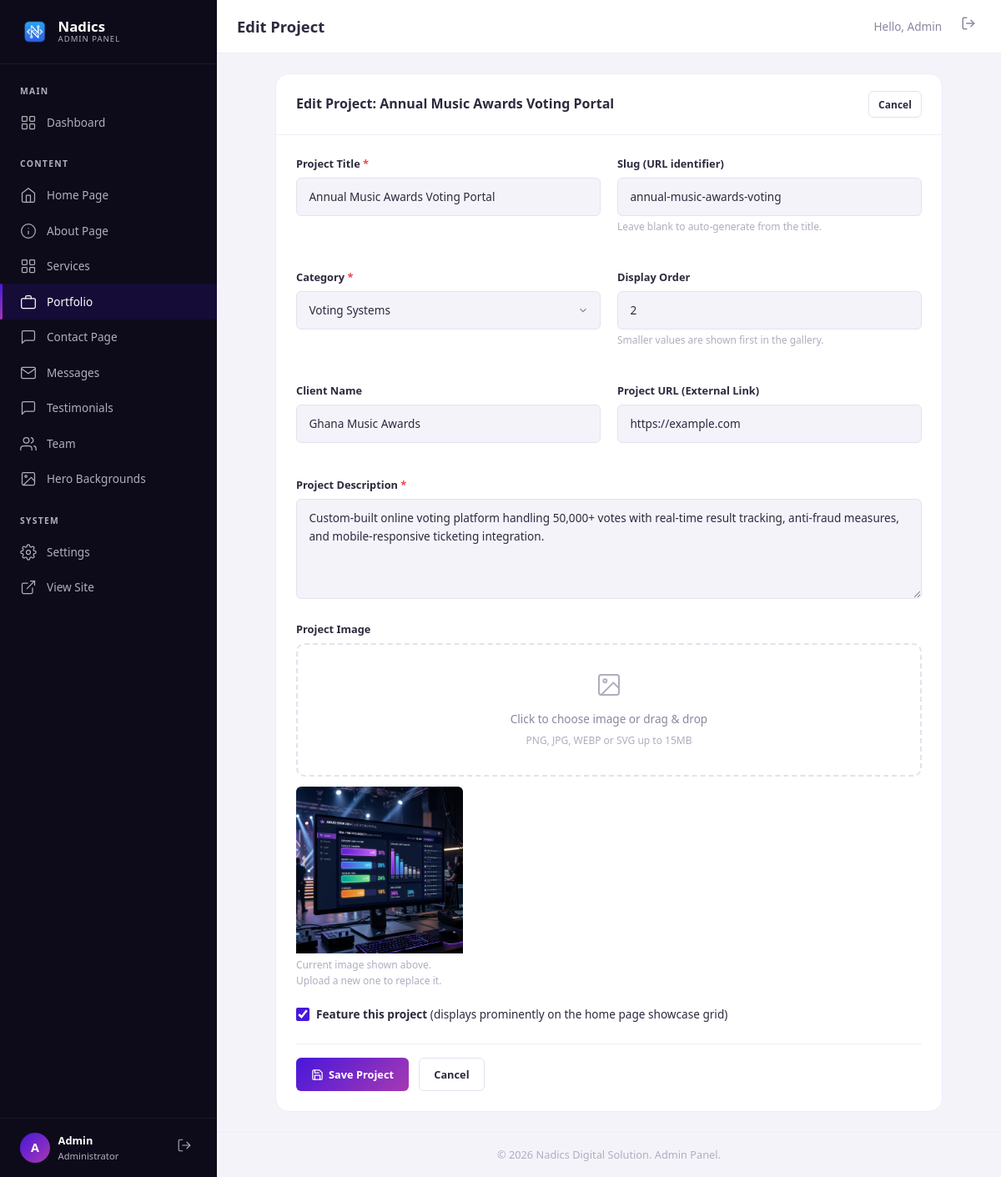
/admin/portfolio.php?action=edit&id=2 (signed in), run on the app's committed database.
### tables this page shows
CREATE TABLE IF NOT EXISTS portfolio_items (
    id           INT AUTO_INCREMENT PRIMARY KEY,
    title        VARCHAR(200) NOT NULL,
    slug         VARCHAR(200) NOT NULL UNIQUE,
    category     ENUM('web-dev','graphic-design','it-solutions','voting-systems') NOT NULL,
    description  TEXT         NOT NULL,
    image_url    VARCHAR(500) NOT NULL,
    client_name  VARCHAR(150) DEFAULT NULL,
    project_url  VARCHAR(500) DEFAULT NULL,
    is_featured  TINYINT(1)   DEFAULT 0,
    display_order INT         DEFAULT 0,
    created_at   TIMESTAMP    DEFAULT CURRENT_TIMESTAMP,
    INDEX idx_category (category),
    INDEX idx_featured (is_featured)
);

### includes/functions.php (called while the page is built, shortened)
<?php
function sanitize(string $input): string {
    return htmlspecialchars(trim($input), ENT_QUOTES, 'UTF-8');
}

### admin/portfolio.php (the view, shortened to what this page needs)
<?php
$db = getDB();
$action = $_GET['action'] ?? 'list';
$edit_item = null;
if ($action === 'edit' && isset($_GET['id'])) {
    $edit_id = (int)$_GET['id'];
    if ($db) {
        try {
            $stmt = $db->prepare("SELECT * FROM portfolio_items WHERE id = :id");
            $stmt->execute([':id' => $edit_id]);
            $edit_item = $stmt->fetch();
        } catch (PDOException $e) {
            $flash_message = 'Database error: ' . $e->getMessage();
            $flash_type = 'error';
            $action = 'list';
        }
    }
}
require_once __DIR__ . '/includes/admin-header.php';
?>
<?php if ($action === 'list'): ?>
    <div class="admin-card">
        <div class="admin-card__header">
            <h2 class="admin-card__title">All Projects</h2>
            <a href="<?= ADMIN_URL ?>/portfolio.php?action=add" class="admin-btn admin-btn--primary admin-btn--sm">
                <svg viewBox="0 0 24 24" fill="none" stroke="currentColor" stroke-width="2" stroke-linecap="round" stroke-linejoin="round"><line x1="12" y1="5" x2="12" y2="19"/><line x1="5" y1="12" x2="19" y2="12"/></svg>
                Add New Project
            </a>
        </div>
        <div class="admin-card__body" style="padding: 0;">
            <?php
            $items = getPortfolioItems('all', false);
            if (empty($items)): ?>
                <div class="admin-empty">
                    <svg viewBox="0 0 24 24" fill="none" stroke="currentColor" stroke-width="1.5" stroke-linecap="round" stroke-linejoin="round">
                        <rect x="2" y="7" width="20" height="14" rx="2" ry="2"/>
                        <path d="M16 7V5a2 2 0 0 0-2-2h-4a2 2 0 0 0-2 2v2"/>
                    </svg>
                    <h3 class="admin-empty__title">No Projects Found</h3>
                    <p class="admin-empty__desc">Add some projects to showcase your digital solutions portfolio.</p>
                    <a href="<?= ADMIN_URL ?>/portfolio.php?action=add" class="admin-btn admin-btn--primary">Add Project</a>
                </div>
            <?php else: ?>
                <div class="table-responsive">
                    <table class="admin-table">
                        <thead>
                            <tr>
                                <th style="width: 80px;">Preview</th>
                                <th>Title</th>
                                <th>Category</th>
                                <th>Client</th>
                                <th>Display Order</th>
                                <th>Featured?</th>
                                <th>Actions</th>
                            </tr>
                        </thead>
                        <tbody>
                            <?php foreach ($items as $item): ?>
                                <tr>
                                    <td>
                                        <div style="width: 60px; height: 45px; border-radius: var(--radius-sm); overflow: hidden; background: var(--admin-bg);">
                                            <img src="<?= SITE_URL ?>/<?= sanitize($item['image_url']) ?>" alt="" style="width:100%; height:100%; object-fit:cover;">
                                        </div>
                                    </td>
                                    <td>
                                        <div style="font-weight: 600; color: var(--admin-text);"><?= sanitize($item['title']) ?></div>
                                        <div style="font-size: 0.75rem; color: var(--admin-text-light);">/<?= sanitize($item['slug']) ?></div>
                                    </td>
                                    <td>
                                        <span class="admin-badge admin-badge--primary"><?= formatCategory($item['category']) ?></span>
                                    </td>
                                    <td style="font-size: 0.85rem; color: var(--admin-text-light);">
                                        <?= sanitize($item['client_name'] ?? '—') ?>
                                    </td>
                                    <td style="text-align: center; font-weight: 500;">
                                        <?= $item['display_order'] ?>
                                    </td>
                                    <td>
                                        <?php if ($item['is_featured']): ?>
                                            <span class="admin-badge admin-badge--success">Featured</span>
                                        <?php else: ?>
                                            <span class="admin-badge admin-badge--muted">Regular</span>
                                        <?php endif; ?>
                                    </td>
                                    <td>
                                        <div class="btn-group">
                                            <a href="<?= ADMIN_URL ?>/portfolio.php?action=edit&id=<?= $item['id'] ?>" class="admin-btn admin-btn--outline admin-btn--sm" title="Edit">
                                                <svg viewBox="0 0 24 24" fill="none" stroke="currentColor" stroke-width="2" stroke-linecap="round" stroke-linejoin="round"><path d="M12 20h9"/><path d="M16.5 3.5a2.121 2.121 0 0 1 3 3L7 19l-4 1 1-4L16.5 3.5z"/></svg>
                                            </a>
                                            <form action="" method="POST" style="display:inline;" onsubmit="return confirm('Are you sure you want to delete this project? This will permanently delete the database entry and image.');">
                                                <?= csrfField() ?>
                                                <input type="hidden" name="id" value="<?= $item['id'] ?>">
                                                <input type="hidden" name="post_action" value="delete">
                                                <button type="submit" class="admin-btn admin-btn--danger admin-btn--sm" title="Delete">
                                                    <svg viewBox="0 0 24 24" fill="none" stroke="currentColor" stroke-width="2" stroke-linecap="round" stroke-linejoin="round"><polyline points="3 6 5 6 21 6"/><path d="M19 6v14a2 2 0 0 1-2 2H7a2 2 0 0 1-2-2V6m3 0V4a2 2 0 0 1 2-2h4a2 2 0 0 1 2 2v2"/></svg>
                                                </button>
                                            </form>
                                        </div>
                                    </td>
                                </tr>
                            <?php endforeach; ?>
                        </tbody>
                    </table>
                </div>
            <?php endif; ?>
        </div>
    </div>
<?php elseif ($action === 'add' || $action === 'edit'): ?>
    <div class="admin-card" style="max-width: 800px; margin: 0 auto;">
        <div class="admin-card__header">
            <h2 class="admin-card__title"><?= $action === 'add' ? 'Add New Project' : 'Edit Project: ' . sanitize($edit_item['title']) ?></h2>
            <a href="<?= ADMIN_URL ?>/portfolio.php" class="admin-btn admin-btn--outline admin-btn--sm">Cancel</a>
        </div>
        <div class="admin-card__body">
            <form action="" method="POST" enctype="multipart/form-data" class="admin-form">
                <div class="admin-form__row">
                    <div class="admin-form__group">
                        <label for="title" class="admin-form__label">Project Title <span class="required">*</span></label>
                        <input type="text" name="title" id="title" class="admin-form__input" placeholder="e.g. Corporate Brand Redesign" value="<?= sanitize($_POST['title'] ?? $edit_item['title'] ?? '') ?>" required>
                    </div>
                    <div class="admin-form__group">
                        <label for="slug" class="admin-form__label">Slug (URL identifier)</label>
                        <input type="text" name="slug" id="slug" class="admin-form__input" placeholder="e.g. corporate-brand-redesign" value="<?= sanitize($_POST['slug'] ?? $edit_item['slug'] ?? '') ?>">
                        <span class="admin-form__help">Leave blank to auto-generate from the title.</span>
                    </div>
                </div>
                <div class="admin-form__row">
                    <div class="admin-form__group">
                        <label for="category" class="admin-form__label">Category <span class="required">*</span></label>
                        <select name="category" id="category" class="admin-form__select" required>
                            <option value="voting-systems" <?= ($_POST['category'] ?? $edit_item['category'] ?? '') === 'voting-systems' ? 'selected' : '' ?>>Voting Systems</option>
                        </select>
                    </div>
                    <div class="admin-form__group">
                        <label for="display_order" class="admin-form__label">Display Order</label>
                        <input type="number" name="display_order" id="display_order" class="admin-form__input" min="0" value="<?= (int)($_POST['display_order'] ?? $edit_item['display_order'] ?? 0) ?>">
                        <span class="admin-form__help">Smaller values are shown first in the gallery.</span>
                    </div>
                </div>
                <div class="admin-form__row">
                    <div class="admin-form__group">
                        <label for="client_name" class="admin-form__label">Client Name</label>
                        <input type="text" name="client_name" id="client_name" class="admin-form__input" placeholder="e.g. MedCare Hospital" value="<?= sanitize($_POST['client_name'] ?? $edit_item['client_name'] ?? '') ?>">
                    </div>
                    <div class="admin-form__group">
                        <label for="project_url" class="admin-form__label">Project URL (External Link)</label>
                        <input type="url" name="project_url" id="project_url" class="admin-form__input" placeholder="e.g. https://example.com" value="<?= sanitize($_POST['project_url'] ?? $edit_item['project_url'] ?? '') ?>">
                    </div>
                </div>
                <div class="admin-form__group">
                    <label for="description" class="admin-form__label">Project Description <span class="required">*</span></label>
                    <textarea name="description" id="description" class="admin-form__textarea" placeholder="Describe the details of the project, technical stack used, client requests, and the final solution..." required><?= sanitize($_POST['description'] ?? $edit_item['description'] ?? '') ?></textarea>
                </div>
                <div class="admin-form__group">
                    <label class="admin-form__label">Project Image <span class="required"><?= $action === 'add' ? '*' : '' ?></span></label>
                    <div class="image-upload" onclick="document.getElementById('project_image').click();">
                        <svg viewBox="0 0 24 24" fill="none" stroke="currentColor" stroke-width="1.5" stroke-linecap="round" stroke-linejoin="round">
                            <rect x="3" y="3" width="18" height="18" rx="2" ry="2"/>
                            <circle cx="8.5" cy="8.5" r="1.5"/>
                            <polyline points="21 15 16 10 5 21"/>
                        </svg>
                        <div class="image-upload__text">Click to choose image or drag &amp; drop</div>
                        <div class="image-upload__hint">PNG, JPG, WEBP or SVG up to 15MB</div>
                    </div>
                    <div class="image-preview" id="imagePreviewContainer" style="<?= ($action === 'edit' && !empty($edit_item['image_url'])) ? '' : 'display:none;' ?>">
                        <img id="imagePreviewImage" src="<?= ($action === 'edit' && !empty($edit_item['image_url'])) ? SITE_URL . '/' . $edit_item['image_url'] : '#' ?>" alt="Preview">
                        <span class="admin-form__help" id="imagePreviewHelp" style="display:block; margin-top:0.25rem;">
                            <?= $action === 'edit' ? 'Current image shown above. Upload a new one to replace it.' : 'Selected image preview.' ?>
                        </span>
                    </div>
                </div>
                <div class="admin-form__group">
                    <label class="admin-form__checkbox">
                        <input type="checkbox" name="is_featured" value="1" <?= (isset($_POST['is_featured']) || ($action === 'edit' && $edit_item['is_featured'])) ? 'checked' : '' ?>>
                        <span><strong>Feature this project</strong> (displays prominently on the home page showcase grid)</span>
                    </label>
                </div>
                <div class="admin-form__actions">
                    <button type="submit" class="admin-btn admin-btn--primary">
                        <svg viewBox="0 0 24 24" fill="none" stroke="currentColor" stroke-width="2" stroke-linecap="round" stroke-linejoin="round"><path d="M19 21H5a2 2 0 0 1-2-2V5a2 2 0 0 1 2-2h11l5 5v11a2 2 0 0 1-2 2z"/><polyline points="17 21 17 13 7 13 7 21"/><polyline points="7 3 7 8 15 8"/></svg>
                        Save Project
                    </button>
                    <a href="<?= ADMIN_URL ?>/portfolio.php" class="admin-btn admin-btn--outline">Cancel</a>
                </div>
            </form>
        </div>
    </div>
<?php endif; ?>
<?php require_once __DIR__ . '/includes/admin-footer.php'; ?>

### data on the page
portfolio_items: title "Annual Music Awards Voting Portal", slug "annual-music-awards-voting", category "Voting Systems", display_order "2", client_name "Ghana Music Awards", project_url "https://example.com", description "Custom-built online voting platform handling 50,000+ votes with real-time result tracking, anti-fraud measures, and mobile-responsive ticketing integration.", image_url (picture), is_featured "☑"

### other printed values
substr(getAdminName(), 0, 1) "A"
getAdminName() "Admin"
$admin_title "Edit Project"
SITE_NAME "Nadics Digital Solution"
